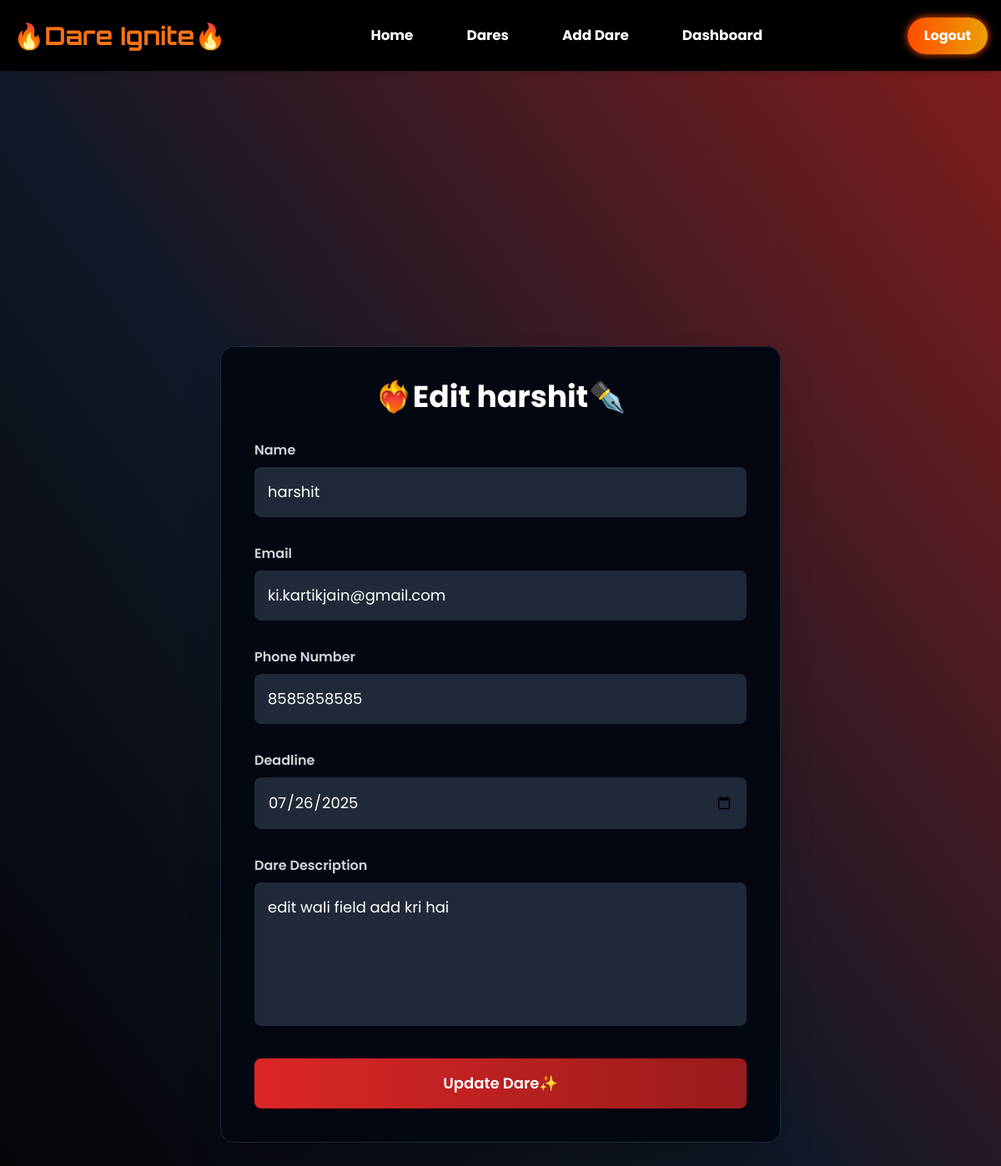
Page /edit_dare/3 (signed in) on the committed database.
### home/models.py (models this page shows)
class DareExchange(models.Model):
    user = models.ForeignKey(User, on_delete = models.CASCADE)
    name = models.CharField(max_length=100)
    email = models.CharField(max_length=50)
    phone_number = models.CharField(max_length=10)
    deadline = models.DateField(blank = True,null = True)
    dare_image = models.ImageField(upload_to = "dare_images/", blank = True, null = True)
    is_edited = models.BooleanField(default=False)
    dare = models.TextField()

### home/views.py (the view, shortened to what this page needs)
# urls.py: path("edit_dare/<int:id>", views.edit_dare, name = "edit_dare"),
@login_required
def edit_dare(request, id):
    try:
        dare = DareExchange.objects.get(id=id, user=request.user)
    except DareExchange.DoesNotExist:
        return redirect("dares")
    parameters = {
        "dare": dare
    }
    return render(request, "home/edit_dare.html", parameters)

### templates/home/edit_dare.html (shortened to what this page needs)
{% extends 'home/base.html' %}
{% block body %}
<div class="flex items-center justify-center min-h-screen bg-gradient-to-tr from-black via-gray-900 to-red-900 p-6">
    <div class="bg-gray-950 rounded-2xl shadow-2xl p-10 max-w-2xl w-full border border-gray-800">
        <h2 class="text-4xl font-bold text-center text-white mb-8">❤️‍🔥Edit {{ dare.name }}✒️</h2>
        <form method="POST" class="space-y-8">
            <div>
                <label class="block text-gray-300 font-semibold mb-2" for="name">Name</label>
                <input type="text" id="name" name="name" required value="{{ dare.name }}"
                    class="w-full p-4 rounded-lg bg-gray-800 text-white placeholder-gray-400 focus:outline-none focus:ring-2 focus:ring-red-600 text-lg" />
            </div>
            <div>
                <label class="block text-gray-300 font-semibold mb-2" for="email">Email</label>
                <input type="email" id="email" name="email" required value="{{ dare.email }}"
                    class="w-full p-4 rounded-lg bg-gray-800 text-white placeholder-gray-400 focus:outline-none focus:ring-2 focus:ring-red-600 text-lg" />
            </div>
            <div>
                <label class="block text-gray-300 font-semibold mb-2" for="phone">Phone Number</label>
                <input type="tel" id="phone" name="phone_number" pattern="[0-9]{10}" required
                    value="{{ dare.phone_number }}"
                    class="w-full p-4 rounded-lg bg-gray-800 text-white placeholder-gray-400 focus:outline-none focus:ring-2 focus:ring-red-600 text-lg" />
            </div>
            <div>
                <label class="block text-gray-300 font-semibold mb-2" for="deadline">Deadline</label>
                <input type="date" id="deadline" name="deadline" required value="{{ dare.deadline|date:'Y-m-d' }}"
                    class="w-full p-4 rounded-lg bg-gray-800 text-white placeholder-gray-400 focus:outline-none focus:ring-2 focus:ring-red-600 text-lg" />
            </div>
            <div>
                <label class="block text-gray-300 font-semibold mb-2" for="description">Dare Description</label>
                <textarea id="description" name="dare" rows="5" required
                    class="w-full p-4 rounded-lg bg-gray-800 text-white placeholder-gray-400 focus:outline-none focus:ring-2 focus:ring-red-600 text-lg resize-none">{{ dare.dare }}</textarea>
            </div>
            <button type="submit"
                class="w-full bg-gradient-to-r from-red-600 to-red-800 hover:from-red-700 hover:to-red-900 text-white py-4 rounded-lg font-semibold text-lg shadow-md hover:shadow-xl transition duration-300">
                Update Dare✨
            </button>
        </form>
    </div>
</div>
{% endblock %}

### templates/home/base.html (style rules this page uses)
body { font-family: 'Poppins', sans-serif; }

### rows in the picture
DareExchange: name "harshit", email "ki.kartikjain@gmail.com", phone_number "8585858585", deadline "07/26/2025", dare "edit wali field add kri hai"
